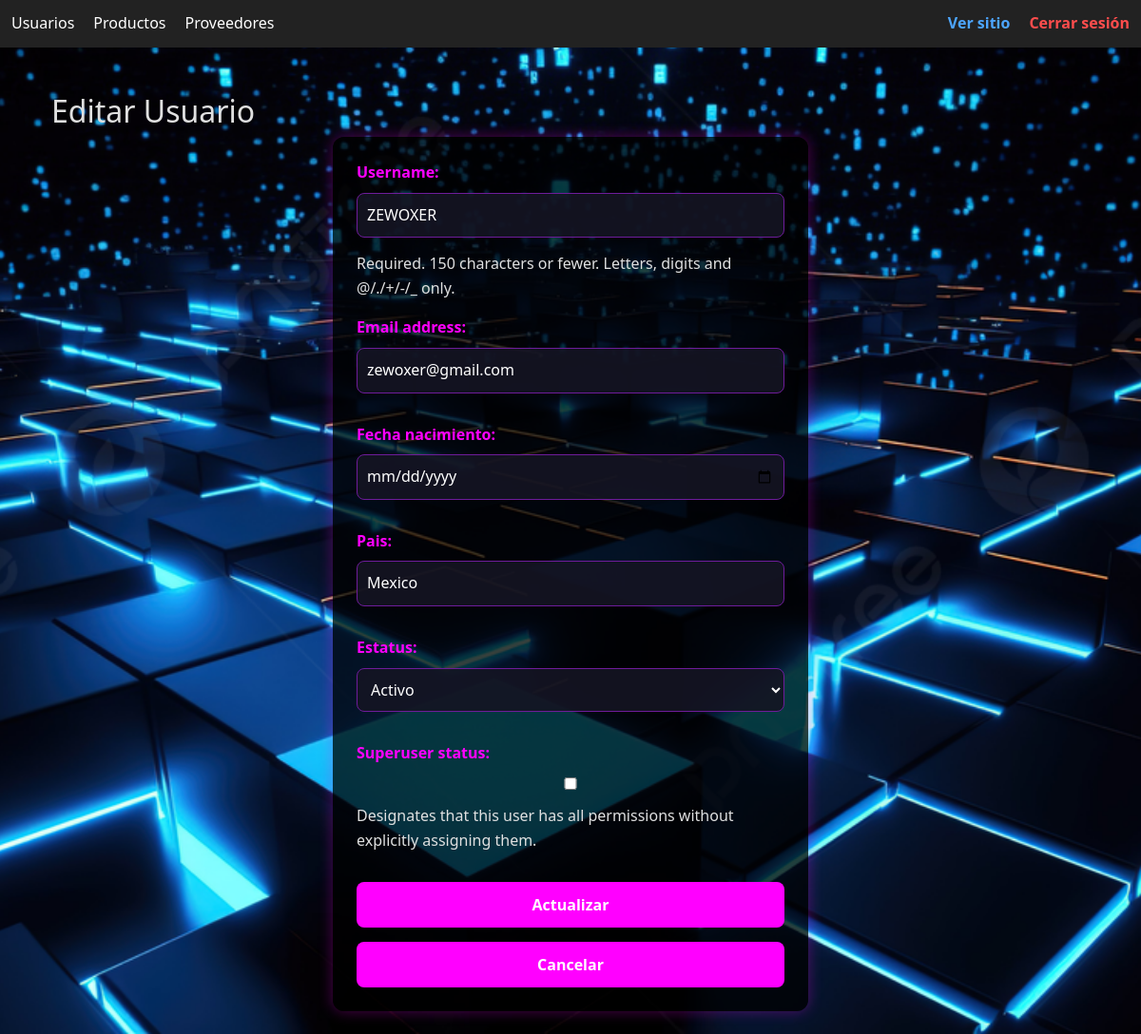
Page /crud/usuarios/editar/2/ (signed in) on the committed database.
### App_GameVerse/models.py (models this page shows, shortened)
class Usuario(AbstractUser):                        # Extiende el modelo de usuario estándar de Django
    fecha_nacimiento = models.DateField(blank=True, null=True)  # Fecha de nacimiento opcional
    pais = models.CharField(max_length=50, blank=True, null=True)  # País opcional del usuario
    ESTATUS_CHOICES = [                             # Estados permitidos del usuario
        ('Activo', 'Activo'),
        ('No activo', 'No activo'),
    ]
    estatus = models.CharField(                     # Estado actual del usuario
        max_length=10,
        choices=ESTATUS_CHOICES,
        default='Activo'
    )
    biblioteca = models.JSONField(default=list, blank=True)  # Lista JSON de productos comprados
    carrito = models.JSONField(default=list, blank=True)     # Lista JSON del carrito de compras
    credito = models.DecimalField(                          # Dinero disponible para usar
        max_digits=10,
        decimal_places=2,
        default=Decimal('0.00'),
        validators=[MinValueValidator(0.00)]                 # Evita valores negativos
    )

### App_GameVerse/views.py (the view)
# urls.py: path('crud/usuarios/editar/<int:pk>/', views.usuario_update, name='usuario_update'), # Editar usuario existente
@csrf_exempt
@superuser_required
def usuario_update(request, pk):
    usuario = get_object_or_404(Usuario, pk=pk)
    if request.method == 'POST':
        form = UsuarioForm(request.POST, instance=usuario)
        if form.is_valid():
            form.save()
            messages.success(request, "Usuario actualizado correctamente.")
            return redirect('App_GameVerse:usuario_list')
    else:
        form = UsuarioForm(instance=usuario)
    return render(request, 'App_GameVerse/CRUD/usuario_form.html', {'form': form})

### App_GameVerse/forms.py
class UsuarioForm(forms.ModelForm):
    class Meta:
        model = Usuario
        fields = ['username', 'email', 'fecha_nacimiento', 'pais', 'estatus', 'is_superuser']
        widgets = {
            'fecha_nacimiento': forms.DateInput(attrs={'type': 'date'})
        }

### App_GameVerse/views.py (called while the page is built)
def superuser_required(view_func):
    return user_passes_test(
        lambda u: u.is_superuser,
        login_url='/login/'
    )(view_func)

### App_GameVerse/templates/App_GameVerse/crud/usuario_form.html (shortened to what this page needs)
{% extends 'App_GameVerse/CRUD/base_crud.html' %}
{% block content %}
<div class="container mt-4">
    <h2>
        {% if form.instance.pk %}
            Editar Usuario
        {% else %}
            Agregar Usuario
        {% endif %}
    </h2>
    <form method="post">
        {{ form.as_p }}
        <button type="submit" class="btn btn-success">
            {% if form.instance.pk %}Actualizar{% else %}Guardar{% endif %}
        </button>
        <a href="{% url 'App_GameVerse:usuario_list' %}" class="btn btn-secondary">Cancelar</a>
    </form>
</div>
{% endblock %}

### App_GameVerse/static/App_GameVerse/css/style.css (style rules this page uses)
html, body { height: 100%; margin: 0; padding: 0; font-family: 'Segoe UI', Tahoma, Geneva, Verdana, sans-serif; color: #e0e0e0; background-color: #1a1a2e; background-image: url("../imagenes/fondo.jpg"); background-repeat: no-repeat; background-size: cover; background-position: center; background-attachment: fixed; display: flex; flex-direction: column; line-height: 1.6; }
.container, .row, .col-md-3, .card { background: transparent !important; border: none; box-shadow: none; }
form { background-color: rgba(0, 0, 0, 0.75); padding: 25px; border-radius: 12px; box-shadow: 0 0 15px rgba(255, 0, 255, 0.3); max-width: 500px; margin: 0 auto; }
form label { display: block; color: #ff00ff; margin-bottom: 8px; font-weight: bold; }
form input, form select, form textarea { width: 100%; padding: 10px; border: 1px solid #6e1c9b; border-radius: 8px; background-color: rgba(20, 20, 35, 0.9); color: #fff; margin-bottom: 15px; transition: all 0.3s ease; }
form button, .btn { background-color: #ff00ff; color: #fff; border: none; border-radius: 8px; padding: 12px 18px; cursor: pointer; transition: 0.3s; width: 100%; font-weight: bold; margin-top: 15px; }

### rows in the picture
Usuario: username "ZEWOXER", email "zewoxer@gmail.com", pais "Mexico", estatus "Activo"
